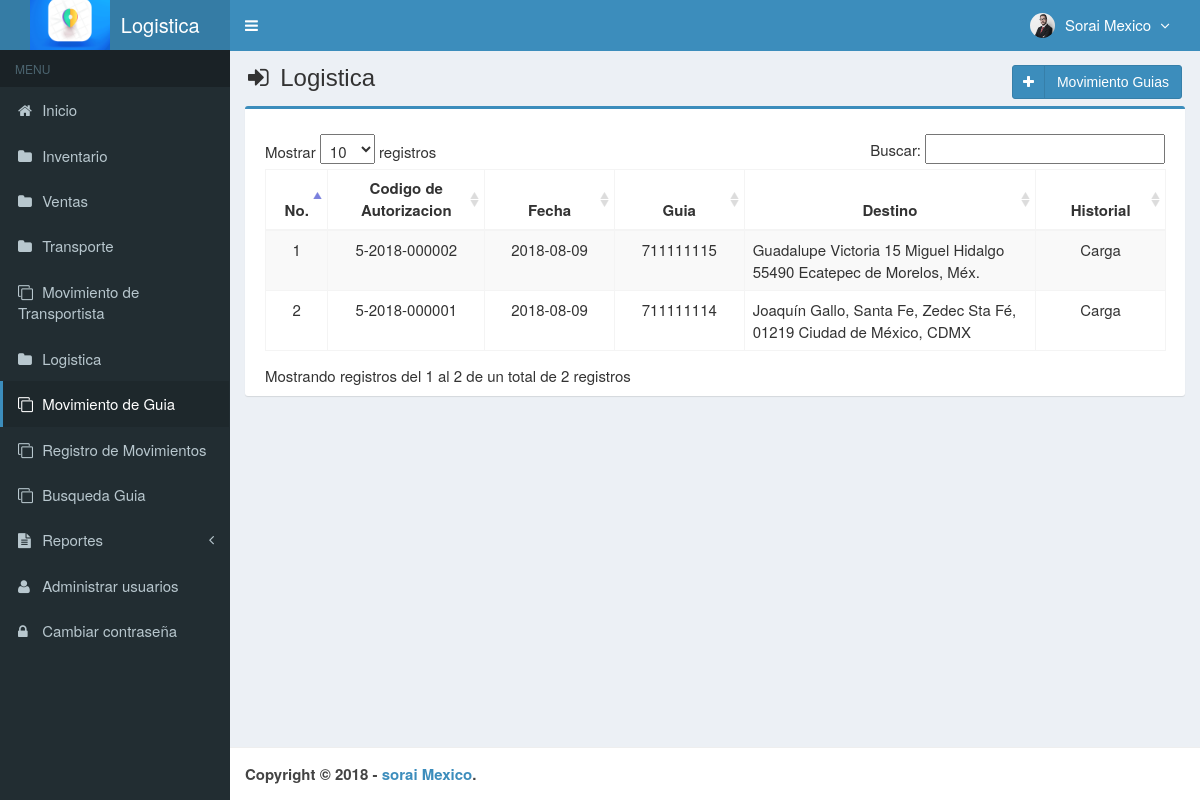
The page /main.php?module=paquete_transaction (signed in) on the database its author committed.
### tables this page shows
CREATE TABLE `usuarios` (
  `id_user` int(3) NOT NULL,
  `username` varchar(50) NOT NULL,
  `name_user` varchar(50) NOT NULL,
  `password` varchar(50) NOT NULL,
  `email` varchar(50) DEFAULT NULL,
  `telefono` varchar(13) DEFAULT NULL,
  `foto` varchar(100) DEFAULT NULL,
  `permisos_acceso` enum('Super Admin','Gerente','Almacenista','Visitante') NOT NULL,
  `status` enum('activo','bloqueado') NOT NULL DEFAULT 'activo',
  `created_at` timestamp NOT NULL DEFAULT CURRENT_TIMESTAMP,
  `updated_at` timestamp NOT NULL DEFAULT CURRENT_TIMESTAMP ON UPDATE CURRENT_TIMESTAMP
);

CREATE TABLE `transaccion_paquete` (
  `codigo_transaccion` varchar(15) NOT NULL,
  `fecha` date NOT NULL,
  `codigo` varchar(9) NOT NULL,
  `created_user` int(3) NOT NULL,
  `created_date` timestamp NOT NULL DEFAULT CURRENT_TIMESTAMP ON UPDATE CURRENT_TIMESTAMP,
  `evento` varchar(150) NOT NULL
);

CREATE TABLE `paquete` (
  `codigo` varchar(9) NOT NULL,
  `nombre` varchar(50) NOT NULL,
  `ubicacion` varchar(150) NOT NULL,
  `entregar` varchar(50) NOT NULL,
  `created_user` int(3) NOT NULL,
  `created_date` timestamp NOT NULL DEFAULT CURRENT_TIMESTAMP,
  `updated_user` int(3) NOT NULL,
  `updated_date` timestamp NOT NULL DEFAULT CURRENT_TIMESTAMP ON UPDATE CURRENT_TIMESTAMP
);

### modules/paquete_transaction/view.php (the view, shortened to what this page needs)
<section class="content-header">
  <h1>
    <i class="fa fa-sign-in icon-title"></i> Logistica
    <a class="btn btn-primary btn-social pull-right" href="?module=form_paquete_transaction&form=add" title="Agregar" data-toggle="tooltip">
      <i class="fa fa-plus"></i> Movimiento Guias
    </a>
  </h1>
</section>
<section class="content">
  <div class="row">
    <div class="col-md-12">
      <div class="box box-primary">
        <div class="box-body">
          <table id="dataTables1" class="table table-bordered table-striped table-hover">
            <thead>
              <tr>
                <th class="center">No.</th>
                <th class="center">Codigo de Autorizacion</th>
                <th class="center">Fecha</th>
                <th class="center">Guia</th>
                <th class="center">Destino</th>
                <th class="center">Historial</th>
                </tr>
            </thead>
            <tbody>
            <?php
            $no = 1;
            $query = mysqli_query($mysqli, "SELECT a.evento, a.codigo_transaccion,a.fecha,a.codigo,b.codigo,b.nombre,b.ubicacion
                                            FROM transaccion_paquete as a INNER JOIN paquete as b ON a.codigo=b.codigo ORDER BY codigo_transaccion DESC")
                                            or die('error '.mysqli_error($mysqli));
            while ($data = mysqli_fetch_assoc($query)) {
              $fecha         = $data['fecha'];
              echo "<tr>
                      <td width='30' class='center'>$no</td>
                      <td width='100' class='center'>$data[codigo_transaccion]</td>
                      <td width='80' class='center'>$fecha</td>
                      <td width='80' class='center'>$data[codigo]</td>
                      <td width='200'>$data[ubicacion]</td>
					  <td width='80' class='center'>$data[evento]</td>
                                     </tr>";
              $no++;
            }
            ?>
            </tbody>
          </table>
        </div>
      </div>
    </div>
  </div>
</section><!-- /.content

### top-menu.php (shortened to what this page needs)
<?php
require_once "config/database.php";
$query = mysqli_query($mysqli, "SELECT id_user, name_user, foto, permisos_acceso FROM usuarios WHERE id_user='$_SESSION[id_user]'")
                                or die('error: '.mysqli_error($mysqli));
$data = mysqli_fetch_assoc($query);
?>
<li class="dropdown user user-menu">
  <a href="#" class="dropdown-toggle" data-toggle="dropdown">
  <?php
  if ($data['foto']=="") { ?>
    <img src="images/user/user-default.png" class="user-image" alt="User Image"/>
  <?php
  }
  else { ?>
    <img src="images/user/<?php echo $data['foto']; ?>" class="user-image" alt="User Image"/>
  <?php
  }
  ?>
    <span class="hidden-xs"><?php echo $data['name_user']; ?> <i style="margin-left:5px" class="fa fa-angle-down"></i></span>
  </a>
</li>

### assets/css/style.css (style rules this page uses)
.btn-social *:first-child { border-right: 1px solid rgba(0, 0, 0, 0.1); bottom: 0; font-size: 1em !important; left: 0; line-height: 32px !important; position: absolute; text-align: center; top: 0; width: 32px !important; }
.content-header { padding: 15px 18px 0; position: relative; }
.center { text-align:center; }
.icon-title { margin-right: 5px; }
body { background-color: #fff; color: #333; font-size: 15px; line-height: 1.42857; }

### rows shown on the page
usuarios: foto (picture), name_user "Sorai Mexico"
transaccion_paquete: codigo_transaccion "5-2018-000002", fecha "2018-08-09", codigo.codigo "711111115", codigo.ubicacion "Guadalupe Victoria 15 Miguel Hidalgo 55490 Ecatepec de Morelos, Méx.", evento "Carga"
transaccion_paquete: codigo_transaccion "5-2018-000001", fecha "2018-08-09", codigo.codigo "711111114", codigo.ubicacion "Joaquín Gallo, Santa Fe, Zedec Sta Fé, 01219 Ciudad de México, CDMX", evento "Carga"
